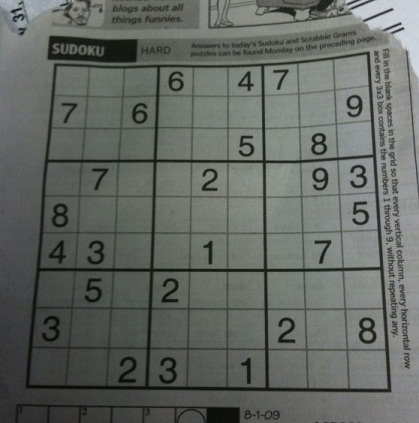
#> input picture DIP/Exercises/Lab04/sudoku.png, 419 x 423 px
$ jupyter execute Lab04_523H0164.ipynb   (text cells are left out)
#> lines starting #> are read from the running program, lines starting #| are printed output that depends on the picture; after the words box and inside, x2 and y2 are one past the last pixel; in counts of white or black regions, pixels touching at a corner belong together; pictures that were not available may be replaced by others from this repository, and a replacement may not be noted
[cell 1]
import cv2
import numpy as np
import matplotlib.pyplot as plt
import math

def display_image(image, title="Image", student_id="523H0164"):
    img_to_show = image.copy()

    font_scale = max(image.shape[1] / 500, 0.5)
    thickness = max(int(font_scale * 2), 2)
    margin = int(image.shape[1] * 0.015)
    position = (margin, image.shape[0] - margin)
    font = cv2.FONT_HERSHEY_SIMPLEX

    roi_y_start = image.shape[0] - int(image.shape[0] * 0.1)
    roi_x_end = int(image.shape[1] * 0.4)
    corner_roi = image[roi_y_start:, :roi_x_end]

    if len(corner_roi.shape) == 3 and corner_roi.shape[2] == 3:
        gray_roi = cv2.cvtColor(corner_roi, cv2.COLOR_BGR2GRAY)
        mean_intensity = np.mean(gray_roi)
    else:
        mean_intensity = np.mean(corner_roi)

    text_color = (0, 0, 0) if mean_intensity > 127 else (255, 255, 255)

    cv2.putText(img_to_show, student_id, position, font, font_scale, text_color, thickness)

    if len(img_to_show.shape) == 3 and img_to_show.shape[2] == 3:
        img_to_display = cv2.cvtColor(img_to_show, cv2.COLOR_BGR2RGB)
        plt.imshow(img_to_display)
    else:
        plt.imshow(img_to_show, cmap='gray')

    plt.title(title)
    plt.axis('off')
    plt.show()

[cell 2]
img_sudoku = cv2.imread('sudoku.png')
#> img_sudoku is the input picture: shape (423, 419, 3); mean B, G, R 98.9, 103.6, 99.4
img_sudoku_gray = cv2.cvtColor(img_sudoku, cv2.COLOR_BGR2GRAY)

img_sudoku_blur = cv2.medianBlur(img_sudoku_gray, 5)

adaptive_thresh = cv2.adaptiveThreshold(
    img_sudoku_blur,
    255,
    cv2.ADAPTIVE_THRESH_GAUSSIAN_C,
    cv2.THRESH_BINARY_INV,
    11,
    2
)
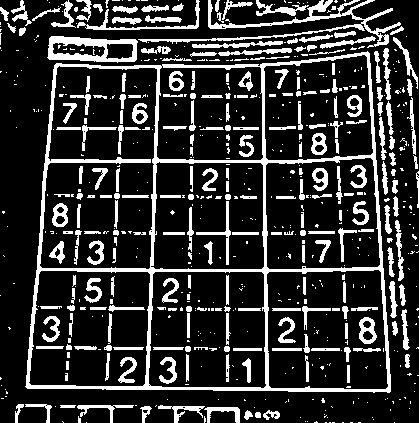
#> adaptive_thresh: shape (423, 419); 19.5% white; 648 white regions (412 under 20 px), largest, box (x1, y1, x2, y2) and area: (25, 51, 391, 393) 9369, (138, 0, 401, 48) 1856, (47, 36, 138, 63) 1212

display_image(img_sudoku, title="Original Sudoku Image")
#> in display_image, `mean_intensity = np.mean(gray_roi)`: mean_intensity = 52.21
#> in display_image, `text_color = (0, 0, 0) if mean_intensity > 127 else (255, 255, 255)`: text_color = (255, 255, 255)
#> in display_image, `cv2.putText(img_to_show, student_id, position, font, font_scale, text_..`: img_to_show: shape (423, 419, 3); 0.59% of pixels changed, all inside (x1, y1, x2, y2) = (8, 398, 142, 419)
display_image(adaptive_thresh, title="Adaptive Thresholding Result")
#> in display_image (call 2), `corner_roi = image[roi_y_start:, :roi_x_end]`: corner_roi: shape (42, 167); 18.1% white; 20 white regions (12 under 20 px), largest, box (x1, y1, x2, y2) and area: (25, 0, 167, 9) 572, (77, 24, 134, 42) 252, (25, 23, 52, 42) 129

[cell 3]
img_numbers_color = cv2.imread('numbers.png')
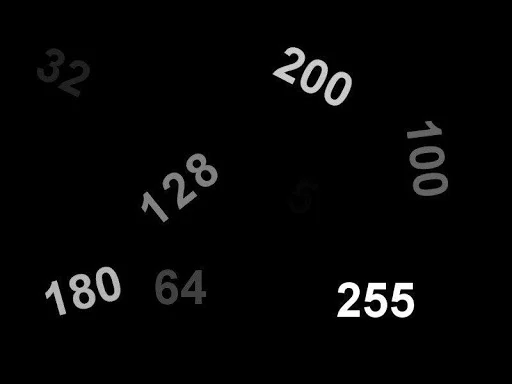
#> input picture DIP/Exercises/Lab04/numbers.png, 512 x 384 px
#> img_numbers_color is the input picture: shape (384, 512, 3); mean B, G, R 6.3, 6.3, 6.3
img_numbers_gray = cv2.cvtColor(img_numbers_color, cv2.COLOR_BGR2GRAY)

_, mask = cv2.threshold(img_numbers_gray, 30, 255, cv2.THRESH_BINARY)
#> mask: shape (384, 512); 4.3% white; 25 white regions (5 under 20 px), largest, box (x1, y1, x2, y2) and area: (69, 274, 96, 309) 564, (186, 153, 218, 187) 551, (364, 282, 388, 318) 543


kernel = cv2.getStructuringElement(cv2.MORPH_RECT, (10, 5))
dilated_mask = cv2.dilate(mask, kernel, iterations=2)
#> dilated_mask: shape (384, 512); 13.2% white; 7 white regions

contours, _ = cv2.findContours(dilated_mask, cv2.RETR_EXTERNAL, cv2.CHAIN_APPROX_SIMPLE)
#> contours = 7 contours; box (x1, y1, x2, y2) and area: (133, 149, 228, 227) 4252, (264, 43, 362, 110) 4072, (329, 278, 424, 322) 3872, (399, 117, 458, 200) 3820, (37, 262, 131, 320) 3752, (147, 265, 216, 309) 2632, (29, 45, 99, 100) 2591

output_ex2 = img_numbers_color.copy()
for cnt in contours:
    x, y, w, h = cv2.boundingRect(cnt)
    cv2.rectangle(output_ex2, (x, y), (x + w, y + h), (0, 255, 0), 2)
#> this loop made 7 passes
#> (x, y, w, h) on passes 1 to 7: (329, 278, 95, 44), (147, 265, 69, 44), (37, 262, 94, 58), (133, 149, 95, 78), (399, 117, 59, 83), (29, 45, 70, 55), (264, 43, 98, 67)
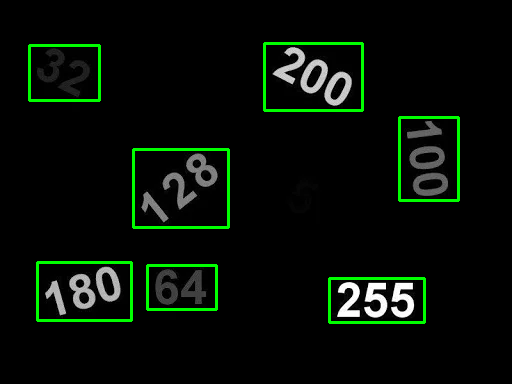
#> output_ex2: shape (384, 512, 3); 3.06% of pixels changed, all inside (x1, y1, x2, y2) = (28, 42, 460, 324)

display_image(img_numbers_color, title="Original Numbers Image")
#> in display_image (call 3), `corner_roi = image[roi_y_start:, :roi_x_end]`: corner_roi: shape (38, 204, 3); every value is 0
#> in display_image (call 3), `gray_roi = cv2.cvtColor(corner_roi, cv2.COLOR_BGR2GRAY)`: gray_roi: shape (38, 204); every value is 0
display_image(dilated_mask, title="Dilated Mask")
display_image(output_ex2, title="Number Bounding Boxes")

[cell 4]
img_digits_color = cv2.imread('digits.png')
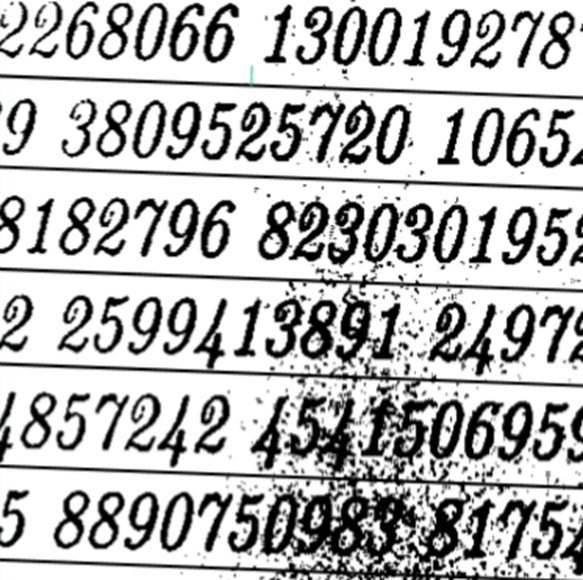
#> input picture DIP/Exercises/Lab04/digits.png, 583 x 580 px
#> img_digits_color is the input picture: shape (580, 583, 3); mean B, G, R 182.2, 182.2, 182.1
img_digits_gray = cv2.cvtColor(img_digits_color, cv2.COLOR_BGR2GRAY)

_, mask_digits = cv2.threshold(img_digits_gray, 128, 255, cv2.THRESH_BINARY_INV)
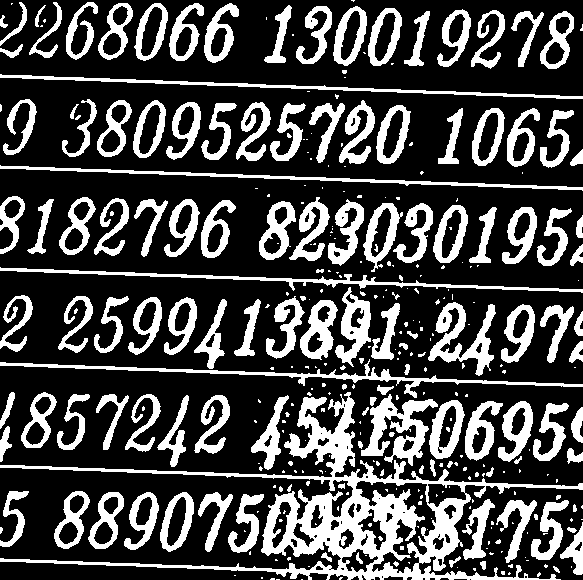
#> mask_digits: shape (580, 583); 28.2% white; 345 white regions (211 under 20 px), largest, box (x1, y1, x2, y2) and area: (0, 392, 583, 580) 16499, (0, 359, 583, 398) 2334, (361, 394, 438, 466) 2266


kernel_digits = cv2.getStructuringElement(cv2.MORPH_RECT, (2, 2))
#> kernel_digits = [[1, 1], [1, 1]]
opened_mask = cv2.morphologyEx(mask_digits, cv2.MORPH_OPEN, kernel_digits, iterations=1)
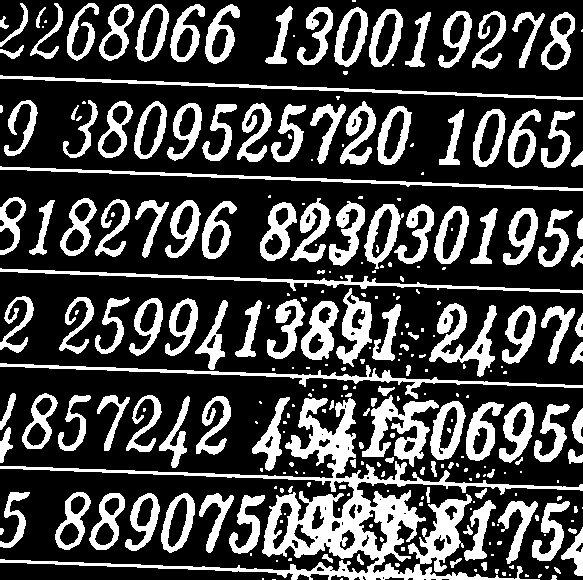
#> opened_mask: shape (580, 583); 28% white; 279 white regions (139 under 20 px)

contours_digits, _ = cv2.findContours(opened_mask, cv2.RETR_EXTERNAL, cv2.CHAIN_APPROX_SIMPLE)
#> contours_digits = 271 contours, 152 with area under 20; largest, box (x1, y1, x2, y2) and area: (0, 398, 583, 580) 15800, (362, 395, 439, 467) 2050, (429, 303, 497, 377) 1738, (0, 363, 583, 399) 1666, (0, 268, 583, 294) 1448

output_ex3 = img_digits_color.copy()
for cnt in contours_digits:
    if cv2.contourArea(cnt) > 15:
        x, y, w, h = cv2.boundingRect(cnt)
        cv2.rectangle(output_ex3, (x, y), (x + w, y + h), (0, 0, 255), 2)
#> this loop made 271 passes
#> (x, y, w, h) on passes 11, 15, 17, 20, 21, 27, 29, 30, 40, 41, 43, 46: (554, 567, 7, 7), (481, 562, 6, 9), (450, 558, 12, 10), (357, 554, 7, 11), (322, 554, 11, 9), (568, 528, 9, 6), (561, 527, 22, 49), (463, 525, 10, 10), (532, 501, 38, 60), (498, 501, 40, 63), (464, 500, 32, 61), (229, 495, 36, 59)
#> cnt on passes 1, 2, 3, 7, 16, 19: [[272, 579], [275, 579]], [[341, 578], [340, 579], [342, 579], [342, 578]], [[262, 578], [262, 579], [263, 579], [263, 578]], [[509, 574], [509, 575], [510, 575], [510, 574]], [[276, 560], [276, 561], [277, 561], [277, 560]], [[491, 554], [491, 555], [493, 555], [493, 554]]
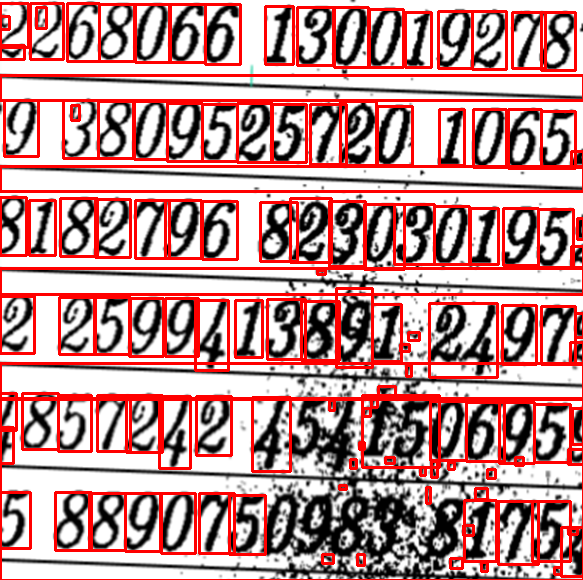
#> output_ex3: shape (580, 583, 3); 17.57% of pixels changed, all inside (x1, y1, x2, y2) = (0, 2, 583, 580)

display_image(img_digits_color, title="Original Digits Image")
#> in display_image (call 6), `cv2.putText(img_to_show, student_id, position, font, font_scale, text_..`: img_to_show: shape (580, 583, 3); 0.42% of pixels changed, all inside (x1, y1, x2, y2) = (10, 547, 197, 574)
display_image(opened_mask, title="Opened Mask (Noise Removed)")
#> in display_image (call 7), `corner_roi = image[roi_y_start:, :roi_x_end]`: corner_roi: shape (58, 233); 21.3% white; 9 white regions, largest, box (x1, y1, x2, y2) and area: (0, 37, 233, 50) 743, (161, 0, 193, 31) 442, (125, 0, 157, 29) 396
#> in display_image (call 7), `cv2.putText(img_to_show, student_id, position, font, font_scale, text_..`: img_to_show: shape (580, 583); 28.3% white; 274 white regions (139 under 20 px), largest, box (x1, y1, x2, y2) and area: (0, 398, 583, 580) 21024, (0, 363, 583, 399) 2316, (362, 395, 439, 467) 2209
display_image(output_ex3, title="Digit Bounding Boxes")
#> in display_image (call 8), `mean_intensity = np.mean(gray_roi)`: mean_intensity = 183.5
#> in display_image (call 8), `text_color = (0, 0, 0) if mean_intensity > 127 else (255, 255, 255)`: text_color = (0, 0, 0)
#> in display_image (call 8), `cv2.putText(img_to_show, student_id, position, font, font_scale, text_..`:
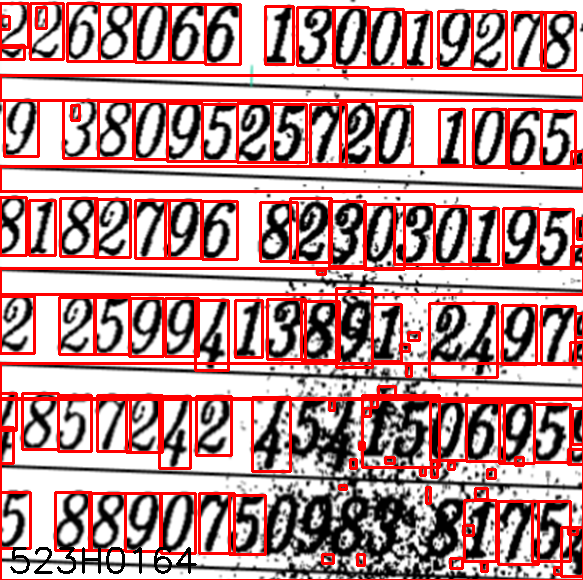
#> img_to_show: shape (580, 583, 3); 0.42% of pixels changed, all inside (x1, y1, x2, y2) = (10, 547, 197, 574)

[cell 5]
img_numbers_color = cv2.imread('numbers.png')
img_numbers_gray = cv2.cvtColor(img_numbers_color, cv2.COLOR_BGR2GRAY)

_, mask = cv2.threshold(img_numbers_gray, 30, 255, cv2.THRESH_BINARY)


kernel = cv2.getStructuringElement(cv2.MORPH_RECT, (10, 5))
dilated_mask = cv2.dilate(mask, kernel, iterations=2)

contours, _ = cv2.findContours(dilated_mask, cv2.RETR_EXTERNAL, cv2.CHAIN_APPROX_SIMPLE)

output_ex2_improved = img_numbers_color.copy()
for cnt in contours:
    x, y, w, h = cv2.boundingRect(cnt)
    cv2.rectangle(output_ex2_improved, (x, y), (x + w, y + h), (0, 255, 0), 2)

display_image(output_ex2_improved, title="Improved Number Bounding Boxes")

[cell 6]
font = cv2.FONT_HERSHEY_PLAIN
#> font = 1
text_color = (255, 255, 255)

video_path = 'hand_video.mp4'
cap = cv2.VideoCapture(video_path)

if not cap.isOpened():
    print(f"Error: Cannot open video file at '{video_path}'")
    exit()

frame_width = int(cap.get(cv2.CAP_PROP_FRAME_WIDTH))
#> frame_width = 5797
frame_height = int(cap.get(cv2.CAP_PROP_FRAME_HEIGHT))
#> frame_height = 3261
fps = cap.get(cv2.CAP_PROP_FPS)
#> fps = 30
h, w = frame_height, frame_width
#> h = 3261; w = 5797

fourcc = cv2.VideoWriter_fourcc(*'mp4v')
#> fourcc = 1983148141
output_path = 'finger_count_output.mp4'
out = cv2.VideoWriter(output_path, fourcc, fps, (frame_width, frame_height))

print("Processing video... This may take a moment.")

top_left = (int(w*0.38), int(h*0.1))
#> top_left = (2202, 326)
bottom_right = (int(w*0.9), int(h*0.61))
#> bottom_right = (5217, 1989)

while True:
    ret, frame = cap.read()
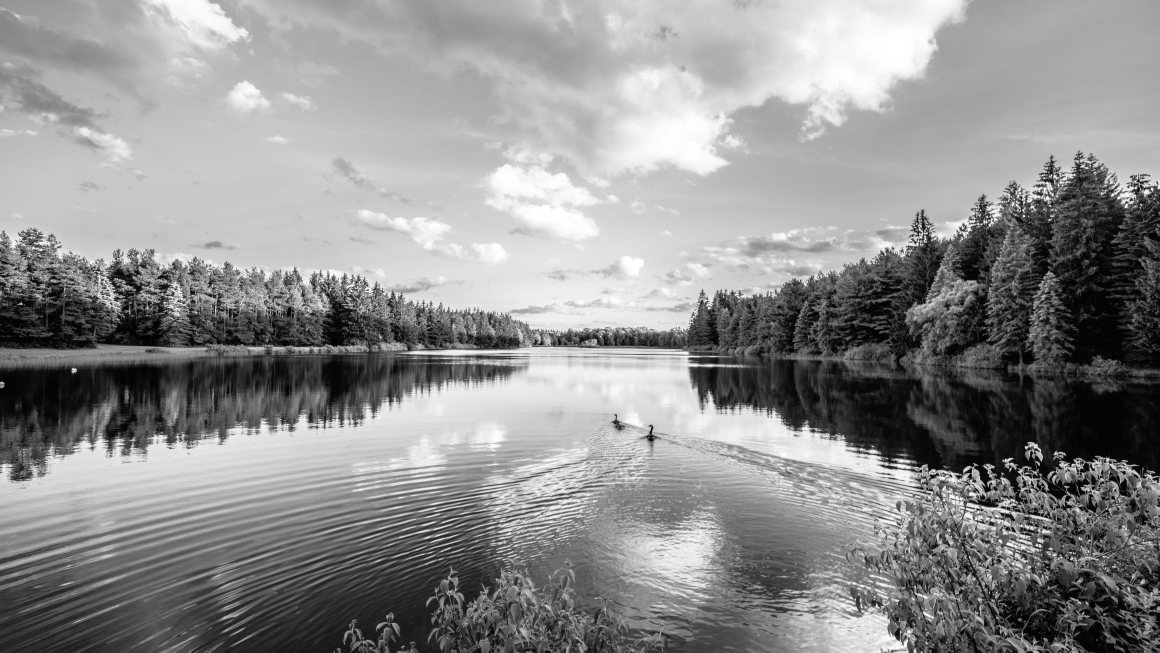
#> input picture DIP/Exercises/Lab01/savedImage.jpg, 5797 x 3261 px, given in place of hand_video.mp4, which was not available (shown at 1/5 size)
#> frame is the input picture: shape (3261, 5797, 3); min 0, max 255, mean 142.2
    if not ret:
        break

    frame = cv2.flip(frame, 1)

    frame[0:40, w-200:w] = (0)
    cv2.putText(frame, "Fingers : ", (w-190, 30), font, 2, text_color, 2)

    cv2.rectangle(frame, (top_left[0]-5, top_left[1]-5),
                  (bottom_right[0]+5, bottom_right[1]+5), (0, 255, 255), 3)

    test_window = frame[top_left[1]:bottom_right[1], top_left[0]:bottom_right[0]]
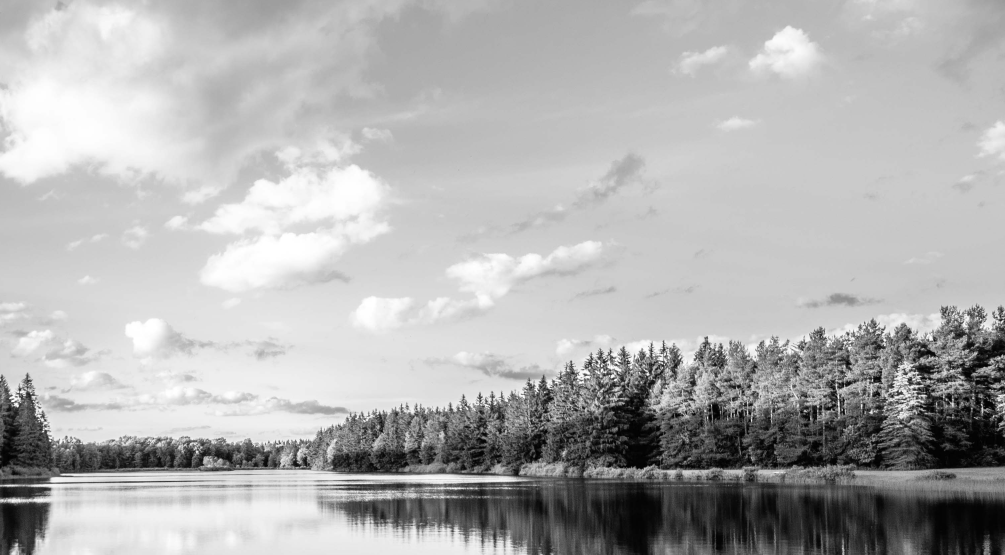
#> test_window: shape (1663, 3015, 3) (shown at 1/3 size); min 0, max 255, mean 176.3

    test_window_blurred = cv2.GaussianBlur(test_window, (5, 5), 0)

    hsv = cv2.cvtColor(test_window_blurred, cv2.COLOR_BGR2HSV)
#> hsv: shape (1663, 3015, 3); mean H, S, V 0, 0, 176.3

    lower_color = np.array([0, 24, 0])
    upper_color = np.array([179, 255, 255])

    mask = cv2.inRange(hsv, lower_color, upper_color)
#> mask: shape (1663, 3015); every value is 0

    contours, hierarchy = cv2.findContours(mask, cv2.RETR_TREE, cv2.CHAIN_APPROX_NONE)
#> contours = []

    if len(contours) > 0:
        max_contour = max(contours, key=cv2.contourArea)

        if cv2.contourArea(max_contour) > 5000:
            cv2.drawContours(test_window, [max_contour], -1, (255, 0, 0), 3)

            convhull = cv2.convexHull(max_contour, returnPoints=True)
            cv2.drawContours(test_window, [convhull], -1, (0, 0, 255), 3, 2)

            min_y = h
            final_point = (w, h)
            for i in range(len(convhull)):
                point = (convhull[i][0][0], convhull[i][0][1])
                if point[1] < min_y:
                    min_y = point[1]
                    final_point = point
            cv2.circle(test_window, final_point, 5, (0), 2)

            M = cv2.moments(max_contour)
            if M["m00"] != 0:
                cX = int(M["m10"] / M["m00"])
                cY = int(M["m01"] / M["m00"])
                cv2.circle(test_window, (cX, cY), 6, (0, 0, 255), 3)

            contour_poly = cv2.approxPolyDP(max_contour, 0.01*cv2.arcLength(max_contour, True), True)

            hull = cv2.convexHull(max_contour, returnPoints=False)

            if len(max_contour) > 3 and len(hull) > 3:
                try:
                    defects = cv2.convexityDefects(max_contour, hull)
                except cv2.error:
                    defects = None

                if defects is not None:
                    count = 0
                    points = []

                    for i in range(defects.shape[0]):
                        start_index, end_index, far_pt_index, fix_dept = defects[i][0]
                        start_pts = tuple(max_contour[start_index][0])
                        end_pts = tuple(max_contour[end_index][0])
                        mid_pts = (int((start_pts[0]+end_pts[0])/2),
                                  int((start_pts[1]+end_pts[1])/2))
                        far_pts = tuple(max_contour[far_pt_index][0])

                        points.append(mid_pts)

                        cv2.line(test_window, start_pts, end_pts, (0, 255, 0), 2)
                        cv2.line(test_window, start_pts, far_pts, (0, 255, 255), 2)
                        cv2.line(test_window, end_pts, far_pts, text_color, 2)

                        a = np.sqrt((end_pts[0] - start_pts[0])**2 +
                                   (end_pts[1] - start_pts[1])**2)
                        b = math.sqrt((far_pts[0] - start_pts[0])**2 +
                                     (far_pts[1] - start_pts[1])**2)
                        c = math.sqrt((end_pts[0] - far_pts[0])**2 +
                                     (end_pts[1] - far_pts[1])**2)

                        if b * c == 0:
                            continue

                        angle = math.acos((b**2 + c**2 - a**2) / (2*b*c))

                        if angle <= np.pi/2:
                            count += 1
                            frame[0:40, w-40:w] = (0)
                            for c_num in range(5):
                                if count == c_num:
                                    cv2.putText(frame, str(count+1), (w-35, 30),
                                              font, 2, text_color, 2)

                    if len(points) <= 1:
                        frame[0:40, w-40:w] = (0)
                        cv2.putText(frame, "1", (w-35, 30), font, 2, text_color, 2)

    out.write(frame)

    if cv2.waitKey(1) & 0xFF == ord('q'):
#> (key q is pressed here)
        break

print(f"Processing finished. Video saved to '{output_path}'")
cap.release()
out.release()
cv2.destroyAllWindows()
